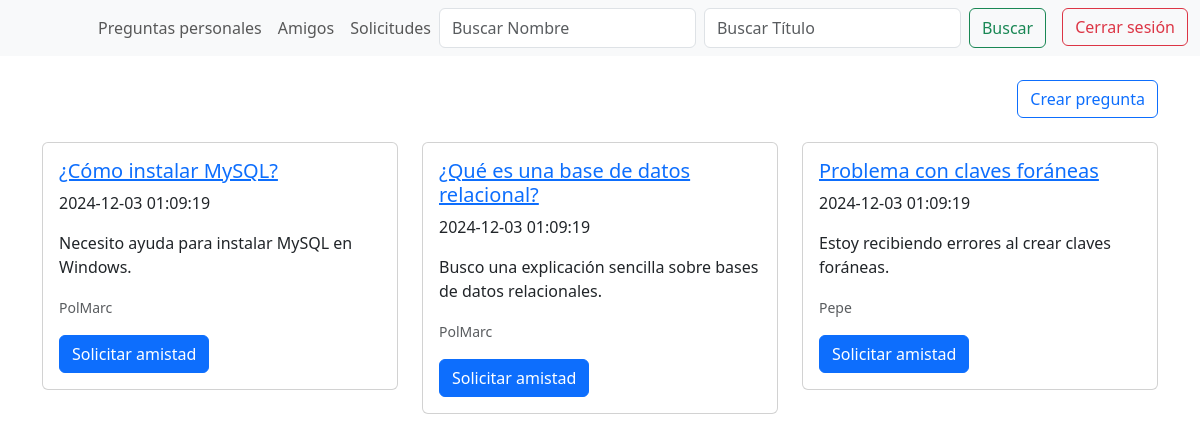
/pagina_principal.php (signed in), run on an earlier commit of the app's database.
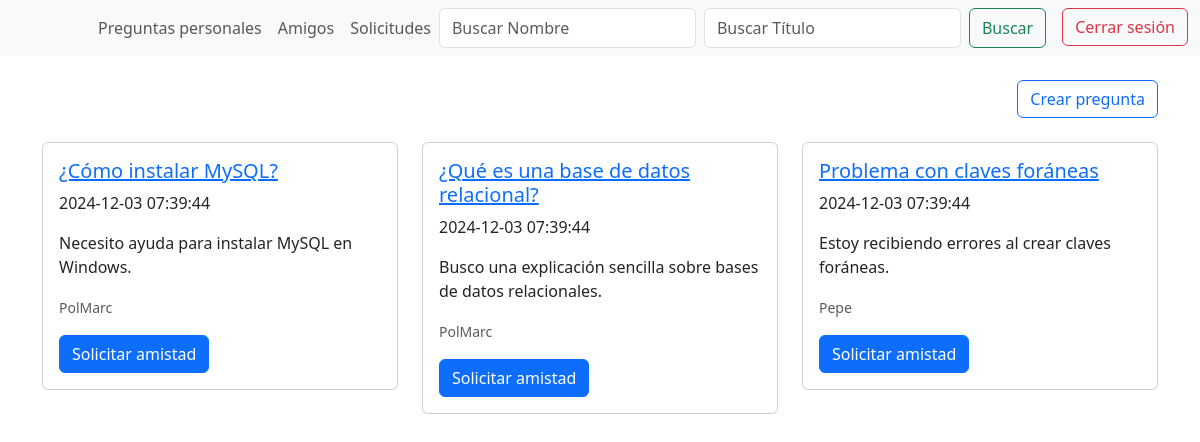
And on a later commit of the database.
### tables this page shows
CREATE TABLE IF NOT EXISTS `pregunta` (
  `id_pregunta` int NOT NULL AUTO_INCREMENT,
  `titulo` varchar(255) NOT NULL,
  `descripcion` text,
  `id_usuario` int DEFAULT NULL,
  `fecha_pregunta` datetime DEFAULT CURRENT_TIMESTAMP,
  PRIMARY KEY (`id_pregunta`),
  KEY `id_usuario2_fk_idx` (`id_usuario`)
);

CREATE TABLE IF NOT EXISTS `usuario` (
  `id_usuario` int NOT NULL AUTO_INCREMENT,
  `username` varchar(255) NOT NULL,
  `nombre` varchar(255) DEFAULT NULL,
  `apellidos` varchar(255) DEFAULT NULL,
  `correo` varchar(255) NOT NULL,
  `contraseña` varchar(255) NOT NULL,
  `id_rol` int DEFAULT NULL,
  PRIMARY KEY (`id_usuario`),
  KEY `id_rol_fk_idx` (`id_rol`)
);

### pagina_principal.php (the view, shortened to what this page needs)
<?php
    include_once("./conexion.php");
    if (!isset($_SESSION['loggedin']) && !isset($_SESSION['id_usuario'])) {
        header('Location: ' . './login/login.php');
        exit();
    } else {
        $mi_usuario = htmlspecialchars($_SESSION['id_usuario']);
        $buscar_nombre = isset($_GET['buscarNombre']) ? htmlspecialchars($_GET['buscarNombre']) : '';
        $buscar_titulo = isset($_GET['buscarTitulo']) ? htmlspecialchars($_GET['buscarTitulo']) : '';
        $paginas = isset($_GET['pagina']) ? htmlspecialchars($_GET['pagina']) : 'default';
        $parametros = [];
        switch ($paginas) {
            default:
                $sqlPreguntas = "SELECT pregunta.id_pregunta, pregunta.titulo, pregunta.descripcion, pregunta.id_usuario, pregunta.fecha_pregunta,
                usuario.id_usuario, usuario.username, usuario.nombre,
                amigo.emisor AS amigo1, amigo.receptor AS amigo2, amigo.estado
                FROM pregunta
                INNER JOIN usuario ON usuario.id_usuario = pregunta.id_usuario
                LEFT JOIN amigo ON (amigo.emisor = usuario.id_usuario OR amigo.receptor = usuario.id_usuario) AND (amigo.emisor = :id_usuario OR amigo.receptor = :id_usuario)
                WHERE pregunta.id_usuario != :id_usuario";
                $parametros[':id_usuario'] = $mi_usuario;
                break;
        }
        $stmtPreguntas = $conn->prepare($sqlPreguntas);
        if ($parametros) {
            foreach ($parametros as $identificador => $valor) {
                $stmtPreguntas->bindParam($identificador, $valor);
            }
        }
        $stmtPreguntas->execute();
        $resultado = $stmtPreguntas->fetchAll(PDO::FETCH_ASSOC);
    }
?>
<!DOCTYPE html>
<html lang="es">
<head>
    <link rel="stylesheet" href="principal.css">
    <link href="https://cdn.jsdelivr.net/npm/bootstrap@5.3.0-alpha1/dist/css/bootstrap.min.css" rel="stylesheet">
</head>
<body>
    <nav class="navbar navbar-expand-lg navbar-light bg-light">
    <div class="container-fluid">
        <div class="collapse navbar-collapse" id="navbarNav">
            <ul class="navbar-nav ms-auto">
                <?php if ($paginas != 'preguntas_personales') : ?>
                    <a href="?pagina=preguntas_personales" class="nav-link">Preguntas personales</a>
                <?php else : ?>
                    <a href="?pagina=default" class="nav-link">Todas las preguntas</a>
                <?php endif; ?>
                <a href="./solicitudes_chat_y_amigos/amigos.php" class="nav-link">Amigos</a>
                <a href="./solicitudes_chat_y_amigos/solicitudes.php" class="nav-link">Solicitudes</a>
                <form class="d-flex" method="GET">
                    <input class="form-control me-2" type="search" name="buscarNombre" placeholder="Buscar Nombre" value="<?= $buscar_nombre ?>">
                    <input class="form-control me-2" type="search" name="buscarTitulo" placeholder="Buscar Título" value="<?= $buscar_titulo ?>">
                    <button class="btn btn-outline-success" type="submit">Buscar</button>
                </form>
                <form method="POST" action="login/logout.php" class="ms-3">
                    <button type="submit" class="btn btn-outline-danger">Cerrar sesión</button>
                </form>
            </ul>
        </div>
    </div>
</nav>
    <div class="container mt-4 text-end">
        <a href="crear_pregunta.php" class="btn btn-outline-primary">Crear pregunta</a>
    </div>
    <div class="container mt-4">
        <div class="row">
            <?php foreach ($resultado as $row) : ?>
                <div class="col-md-4 mb-3">
                    <div class="card">
                        <div class="card-body">
                            <a href="./respuestas.php?pregunta=<?php echo urlencode($row['id_pregunta']); ?>">
                                <h5 class="card-title"><?= htmlspecialchars($row['titulo']); ?></h5>
                            </a>
                            <p><?= htmlspecialchars($row['fecha_pregunta']); ?></p>
                            <p class="card-text"><?= htmlspecialchars($row['descripcion']); ?></p>
                            <p class="card-text">
                                <small class="text-muted"><?= htmlspecialchars($row['nombre']); ?></small>
                            </p>
                            <?php if ($paginas != 'preguntas_personales') : ?>
                            <form method="POST">
                                <?php if ($row['estado'] == 'solicitado' && $row['amigo1'] == $mi_usuario ) : ?>
                                    <button type="submit" name="Cancelar" class="btn btn-danger">Cancelar solicitud</button>
                                <?php elseif ($row['estado'] == 'solicitado' && $row['amigo2'] == $mi_usuario) : ?>
                                    <button type="submit" name="Solicitudes" class="btn btn-danger">Te ha solicitado</button>
                                <?php elseif ($row['estado'] == 'amigo') : ?>
                                    <button type="submit" name="Chat" class="btn btn-success">Iniciar chat</button>
                                <?php else : ?>
                                    <button type="submit" name="Solicitar" class="btn btn-primary">Solicitar amistad</button>
                                <?php endif; ?>
                            </form>
                            <?php endif; ?>
                        </div>
                    </div>
                </div>
            <?php endforeach; ?>
        </div>
    </div>
</body>
</html>

What changed in the data, as far as the page shows it:
changed pregunta "¿Cómo instalar MySQL?": fecha_pregunta "2024-12-03 01:09:19" → "2024-12-03 07:39:44"
changed pregunta "¿Qué es una base de datos relacional?": fecha_pregunta "2024-12-03 01:09:19" → "2024-12-03 07:39:44"
changed pregunta "Problema con claves foráneas": fecha_pregunta "2024-12-03 01:09:19" → "2024-12-03 07:39:44"
